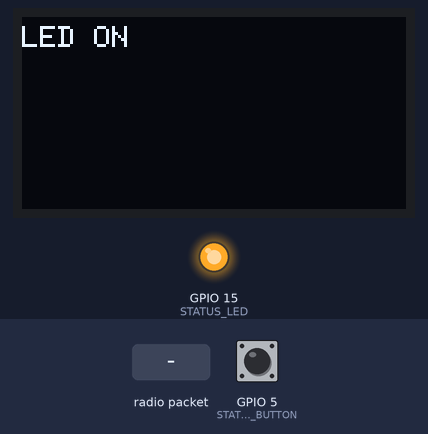
Recording of a program running on a simulated ESP32. On the bench: 128×64 one-colour display, output pins drawn as LEDs (lit = HIGH). The inputs (shaded band) are chosen by the test bench; at power-on: GPIO 5 (STATUS_BUTTON) HIGH. What the program prints to the serial monitor is not drawn.

Above: at 2.2 s.
2.3 s: GPIO 5 (STATUS_BUTTON) pulled LOW for 1 s
At 3.9 s:
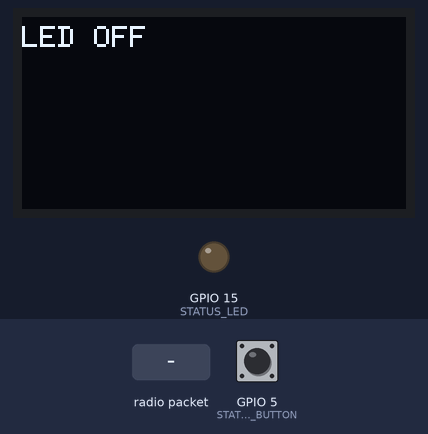
6.3 s: GPIO 5 (STATUS_BUTTON) pulled LOW for 0.15 s
At 6.9 s:
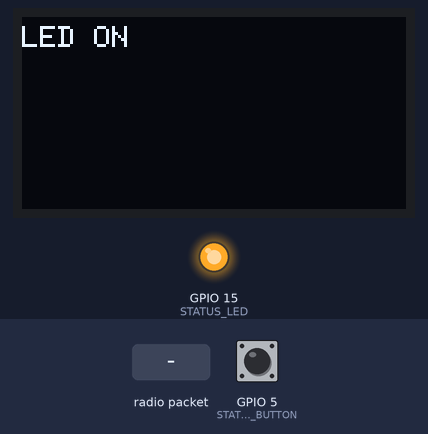
7.9 s: radio packet "0" arrives
At 8.8 s:
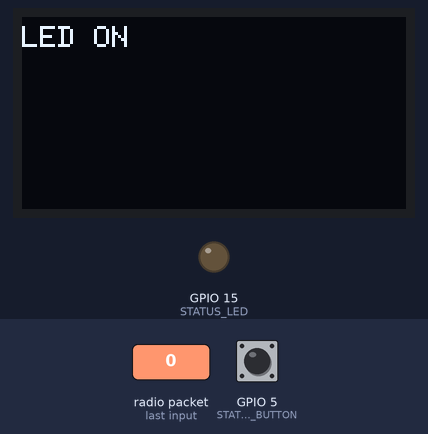
9.4 s: GPIO 5 (STATUS_BUTTON) pulled LOW for 3.2 s
At 13.4 s:
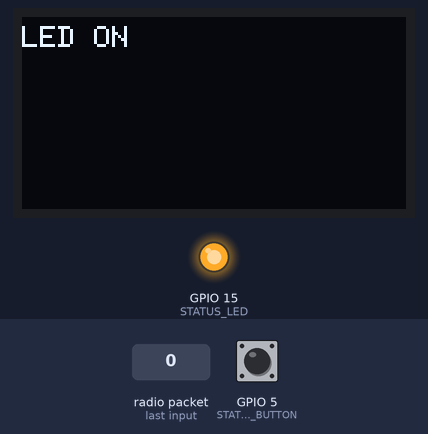
Timing chart, 0 to 14.9 s (numbered marks = the images above; inputs shaded):
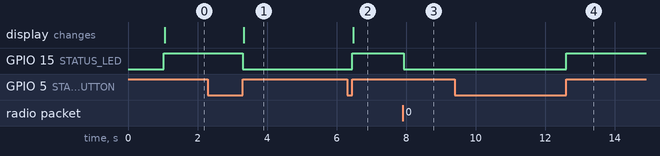

The program:

main.cpp
```cpp
#include <Arduino.h>

/*
  ESP-NOW Multi Unit Demo
  esp-now-multi.ino
  Broadcasts control messages to all devices in network
  Load script on multiple devices

  DroneBot Workshop 2022
  https://dronebotworkshop.com
*/

// Include Libraries
#include <WiFi.h>
#include <esp_now.h>
#include <U8g2lib.h>

// libraries para poder usar char
#include <iostream>
//#include <conio.h>
#include <string.h>

using namespace std;

#ifdef U8X8_HAVE_HW_SPI
#include <SPI.h>
#endif
#ifdef U8X8_HAVE_HW_I2C
#include <Wire.h>
#endif

U8G2_SH1106_128X64_NONAME_F_HW_I2C u8g2(U8G2_R0, /* reset=*/ U8X8_PIN_NONE);

// Define LED and pushbutton state booleans
bool buttonDown = false;
bool ledOn = false;

// Define LED and pushbutton pins
#define STATUS_LED 15
#define STATUS_BUTTON 5


void formatMacAddress(const uint8_t *macAddr, char *buffer, int maxLength)
// Formats MAC Address
{
  snprintf(buffer, maxLength, "%02x:%02x:%02x:%02x:%02x:%02x", macAddr[0], macAddr[1], macAddr[2], macAddr[3], macAddr[4], macAddr[5]);
}


void receiveCallback(const uint8_t *macAddr, const uint8_t *data, int dataLen)
// Called when data is received
{
  // Only allow a maximum of 250 characters in the message + a null terminating byte
  char buffer[ESP_NOW_MAX_DATA_LEN + 1];
  int msgLen = min(ESP_NOW_MAX_DATA_LEN, dataLen);
  strncpy(buffer, (const char *)data, msgLen);

  // Make sure we are null terminated
  buffer[msgLen] = 0;

  // Format the MAC address
  char macStr[18];
  formatMacAddress(macAddr, macStr, 18);

  // Send Debug log message to the serial port
  Serial.printf("Received message from: %s - %s\n", macStr, buffer);

  // Check switch status
  if (strcmp("on", buffer) == 0)
  {
    ledOn = true;
}
  else
  {
    ledOn = false;
  }
  digitalWrite(STATUS_LED, ledOn);
}


void sentCallback(const uint8_t *macAddr, esp_now_send_status_t status)
// Called when data is sent
{
  char macStr[18];
  formatMacAddress(macAddr, macStr, 18);
  Serial.print("Last Packet Sent to: ");
  Serial.println(macStr);
  Serial.print("Last Packet Send Status: ");
  Serial.println(status == ESP_NOW_SEND_SUCCESS ? "Delivery Success" : "Delivery Fail");
}

void broadcast(const String &message)
// Emulates a broadcast
{
  // Broadcast a message to every device in range
  uint8_t broadcastAddress[] = {0xFF, 0xFF, 0xFF, 0xFF, 0xFF, 0xFF};
  esp_now_peer_info_t peerInfo = {};
  memcpy(&peerInfo.peer_addr, broadcastAddress, 6);
  if (!esp_now_is_peer_exist(broadcastAddress))
  {
    esp_now_add_peer(&peerInfo);
  }
  // Send message
  esp_err_t result = esp_now_send(broadcastAddress, (const uint8_t *)message.c_str(), message.length());

  // Print results to serial monitor
  if (result == ESP_OK)
  {
    Serial.println("Broadcast message success");
  }
  else if (result == ESP_ERR_ESPNOW_NOT_INIT)
  {
    Serial.println("ESP-NOW not Init.");
  }
  else if (result == ESP_ERR_ESPNOW_ARG)
  {
    Serial.println("Invalid Argument");
  }
  else if (result == ESP_ERR_ESPNOW_INTERNAL)
  {
    Serial.println("Internal Error");
  }
  else if (result == ESP_ERR_ESPNOW_NO_MEM)
  {
    Serial.println("ESP_ERR_ESPNOW_NO_MEM");
  }
  else if (result == ESP_ERR_ESPNOW_NOT_FOUND)
  {
    Serial.println("Peer not found.");
  }
  else
  {
    Serial.println("Unknown error");
  }
}

// Pruebas u8g2
void u8g2PrintMsg(char * msg){
  u8g2.clearBuffer();
  u8g2.setFont(u8g2_font_6x10_tf);
  u8g2.setFontDirection(0);

  u8g2.setCursor(0, 10);
  u8g2.print(msg);

  u8g2.sendBuffer();

}

void setup()
{
  // OLED u8g2
  u8g2.begin();
  u8g2.enableUTF8Print();		// enable UTF8 support for the Arduino print() function

  // Set up Serial Monitor
  Serial.begin(115200);
  delay(1000);

  // Set ESP32 in STA mode to begin with
  WiFi.mode(WIFI_STA);
  Serial.println("ESP-NOW Broadcast Demo");

  // Print MAC address
  Serial.print("MAC Address: ");
  Serial.println(WiFi.macAddress());

  // Disconnect from WiFi
  WiFi.disconnect();

  // Initialize ESP-NOW
  if (esp_now_init() == ESP_OK)
  {
    Serial.println("ESP-NOW Init Success");
    esp_now_register_recv_cb(receiveCallback);
    esp_now_register_send_cb(sentCallback);
  }
  else
  {
    Serial.println("ESP-NOW Init Failed");
    delay(3000);
    ESP.restart();
  }

  // Pushbutton uses built-in pullup resistor
  pinMode(STATUS_BUTTON, INPUT_PULLUP);

  // LED Output
  pinMode(STATUS_LED, OUTPUT);
}

void loop()
{
  if (digitalRead(STATUS_BUTTON))
  {
    // Detect the transition from low to high
    if (!buttonDown)
    {
      buttonDown = true;

      // Toggle the LED state
      ledOn = !ledOn;
      digitalWrite(STATUS_LED, ledOn);

      // Send a message to all devices
      if (ledOn)
      {
        broadcast("on");

        char msg[] = "LED ON";
        u8g2PrintMsg(msg);

      }
      else
      {
        broadcast("off");

        char msg[] = "LED OFF";
        u8g2PrintMsg(msg);

      }
    }

    // Delay to avoid bouncing
    delay(500);
  }
  else
  {
    // Reset the button state
    buttonDown = false;
  }
}
```

Measured:
- after the input at 2.3 s, GPIO 15 (STATUS_LED): HIGH → LOW after 1.0 s; the display: changes after 1.0 s (image 1)
- after the input at 6.3 s, GPIO 15 (STATUS_LED): LOW → HIGH after 0.15 s; the display: changes after 0.18 s (image 2)
- after the input at 7.9 s, GPIO 15 (STATUS_LED): HIGH → LOW at once
- after the input at 9.4 s, GPIO 15 (STATUS_LED): LOW → HIGH after 3.2 s
